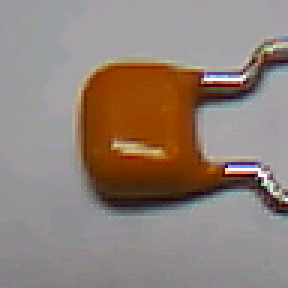
%> input picture Datasets/capacitor/0.png, 96 x 96 px (shown 3 times larger)
$ octave --eval "result = segment_CarBlack(imread('../Datasets/capacitor/0.png'));"   (GNU Octave 9; MATLAB toolbox functions it lacks are replaced by stand-ins)
%> lines starting %> are read from the running program, lines starting %| are printed output that depends on the picture; in (x1, y1, x2, y2) boxes, pixels count from 0 and x2, y2 are one past the last pixel; in counts of white or black regions, pixels touching at a corner belong together; the program's own positions count from 1
function [BW,maskedImage] = segment_CarBlack(X)
%segmentImage Segment image using auto-generated code from Image Segmenter app
%  [BW,MASKEDIMAGE] = segmentImage(X) segments image X using auto-generated
%  code from the Image Segmenter app. The final segmentation is returned in
%  BW, and a masked image is returned in MASKEDIMAGE.

% Auto-generated by imageSegmenter app on 03-Feb-2025
%----------------------------------------------------

X = rgb2gray(X);
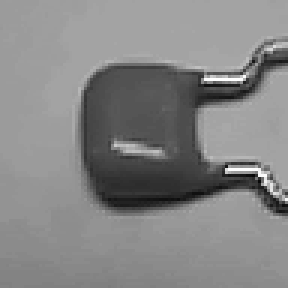
%> X: size 96x96 uint8 (shown 3 times larger); min 9, max 255, mean 133

F = fspecial("average",12);
X = imfilter(X, F);
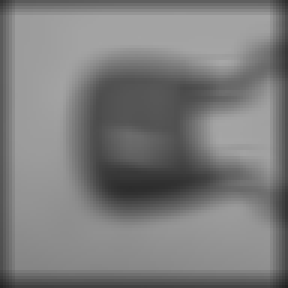
%> X: size 96x96 uint8 (shown 3 times larger); min 35, max 167, mean 123.9

% Adjust data to span data range.
X = imadjust(X);
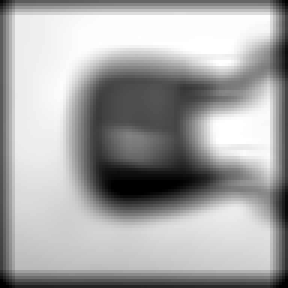
%> X: size 96x96 uint8 (shown 3 times larger); min 0, max 255, mean 165.3

% Threshold image with manual threshold
BW = im2gray(X) > 5.355000e+01;
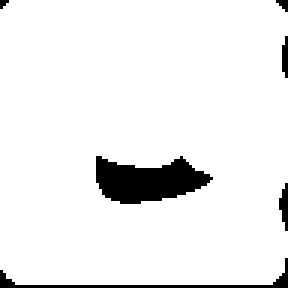
%> BW: size 96x96 logical (shown 3 times larger); 93.4% white; 6 black regions (2 under 20 px), largest, box (x1, y1, x2, y2) and area: (32, 52, 71, 68) 408, (0, 86, 96, 96) 129, (93, 61, 96, 77) 31, (94, 12, 96, 26) 23

% Draw ROIs

xPos = [618.9905 1156.7578 1158.5000];
yPos = [516.7578 307.6996 518.5000];
m = size(BW, 1);
%> m = 96
n = size(BW, 2);
%> n = 96
addedRegion = poly2mask(xPos, yPos, m, n);
BW = BW | addedRegion;
BW = bwpropfilt(BW,'Area',[5600, 24000]);
BW = ~BW;
% Create masked image.
maskedImage = X;
maskedImage(~BW) = 0;
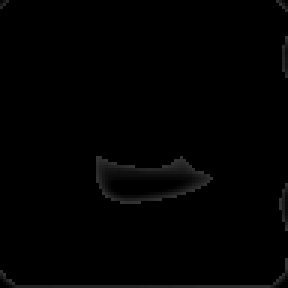
%> maskedImage: size 96x96 uint8 (shown 3 times larger); min 0, max 51, mean 1.6
end
